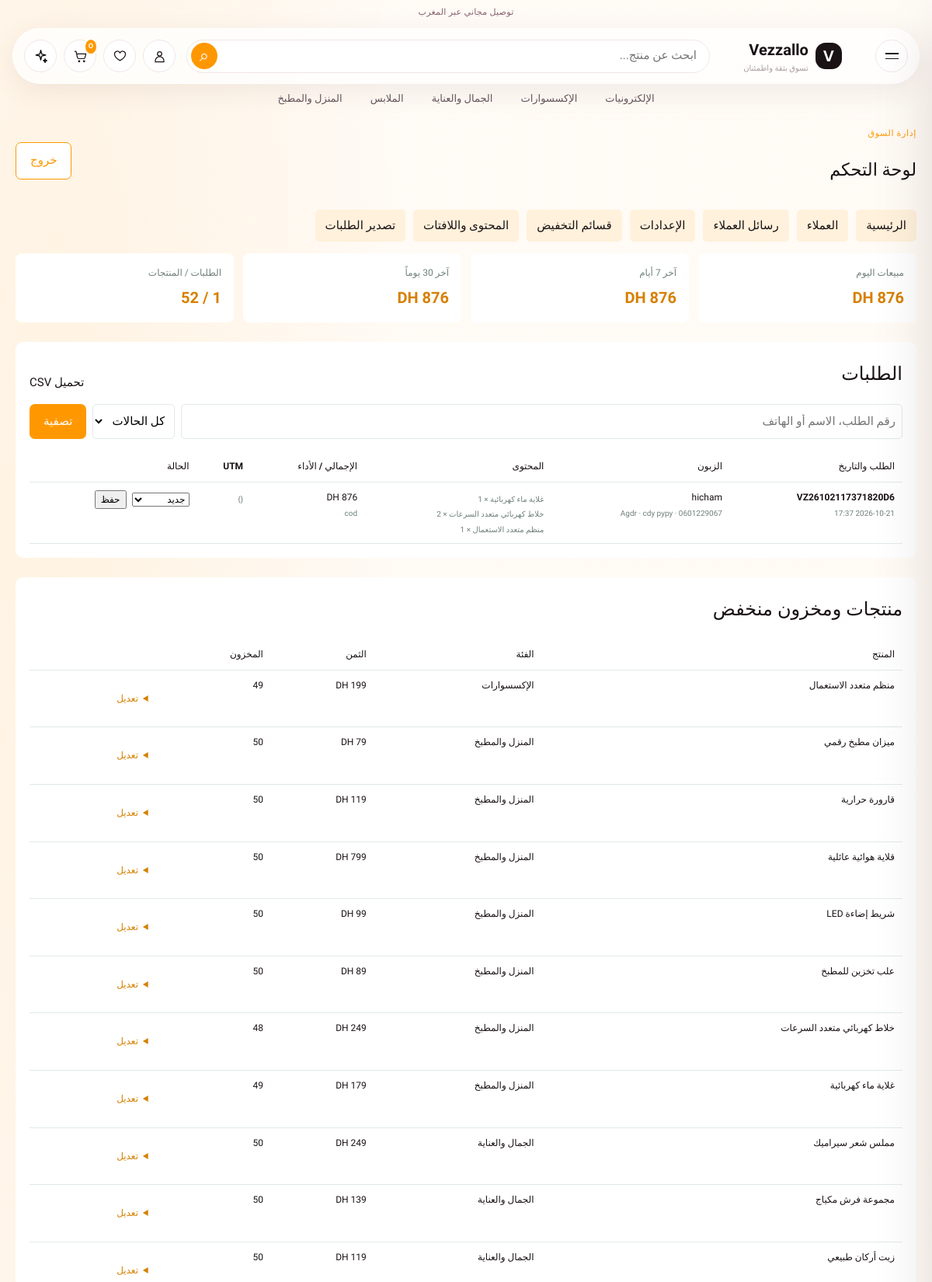
/admin (signed in, upper part), run on the app's committed database.
### app.py (models this page shows, shortened)
class StoreSetting(db.Model):
    key = db.Column(db.String(100), primary_key=True)
    value = db.Column(db.Text, default="")

class Category(db.Model):
    id = db.Column(db.Integer, primary_key=True)
    name = db.Column(db.String(80), unique=True, nullable=False)
    slug = db.Column(db.String(100), unique=True, nullable=False, default="")
    name_ar = db.Column(db.String(120), nullable=False)
    name_fr = db.Column(db.String(120), default="")
    icon = db.Column(db.String(24), default="✦")
    image_url = db.Column(db.String(500), default="/static/placeholder.png")
    sort_order = db.Column(db.Integer, default=0)
    products = db.relationship("Product", backref="category", lazy=True)

class Order(db.Model):
    id = db.Column(db.Integer, primary_key=True)
    order_number = db.Column(db.String(32), unique=True, nullable=False)
    user_id = db.Column(db.Integer, db.ForeignKey("user.id"), nullable=True)
    full_name = db.Column(db.String(160), nullable=False)
    email = db.Column(db.String(180), default="")
    phone = db.Column(db.String(40), nullable=False)
    city = db.Column(db.String(100), nullable=False)
    address = db.Column(db.String(300), nullable=False)
    billing_address = db.Column(db.String(300), default="")
    subtotal = db.Column(db.Float, nullable=False)
    shipping_fee = db.Column(db.Float, nullable=False)
    total = db.Column(db.Float, nullable=False)
    coupon_code = db.Column(db.String(80), default="")
    discount = db.Column(db.Float, default=0)
    status = db.Column(db.String(30), default="new", nullable=False)
    payment_method = db.Column(db.String(40), default="cod")
    utm_json = db.Column(db.Text, default="{}")
    created_at = db.Column(db.DateTime, default=datetime.utcnow, nullable=False)
    items = db.relationship("OrderItem", backref="order", cascade="all, delete-orphan", lazy=True)

class OrderItem(db.Model):
    id = db.Column(db.Integer, primary_key=True)
    order_id = db.Column(db.Integer, db.ForeignKey("order.id"), nullable=False)
    product_id = db.Column(db.Integer, db.ForeignKey("product.id"), nullable=True)
    product_name = db.Column(db.String(180), nullable=False)
    quantity = db.Column(db.Integer, nullable=False)
    unit_price = db.Column(db.Float, nullable=False)

class Product(db.Model):
    id = db.Column(db.Integer, primary_key=True)
    name = db.Column(db.String(180), nullable=False)
    slug = db.Column(db.String(200), unique=True, nullable=False, default="")
    name_fr = db.Column(db.String(180), default="")
    description = db.Column(db.Text, nullable=False)
    description_fr = db.Column(db.Text, default="")
    price = db.Column(db.Float, nullable=False)
    old_price = db.Column(db.Float, default=0)
    stock = db.Column(db.Integer, default=0)
    sku = db.Column(db.String(80), unique=True, default="")
    seller = db.Column(db.String(150), default="")
    image_url = db.Column(db.String(600), nullable=False, default="/static/placeholder.png")
    images_json = db.Column(db.Text, default="[]")
    badge = db.Column(db.String(80), default="")
    rating = db.Column(db.Float, default=4.7)
    reviews = db.Column(db.Integer, default=0)
    category_id = db.Column(db.Integer, db.ForeignKey("category.id"), nullable=False)
    is_active = db.Column(db.Boolean, default=True, nullable=False)
    is_featured = db.Column(db.Boolean, default=False, nullable=False)
    is_deal = db.Column(db.Boolean, default=False, nullable=False)
    is_trending = db.Column(db.Boolean, default=False, nullable=False)
    is_new = db.Column(db.Boolean, default=False, nullable=False)
    created_at = db.Column(db.DateTime, default=datetime.utcnow, nullable=False)
    @property
    def images(self):
        try:
            values = json.loads(self.images_json or "[]")
        except (TypeError, json.JSONDecodeError):
            values = []
        return [self.image_url] + [image for image in values if image and image != self.image_url]

### app.py (the view)
@app.get("/admin")
@admin_required
def admin_dashboard():
    now = datetime.utcnow()
    today = now.replace(hour=0, minute=0, second=0, microsecond=0)
    week = now - timedelta(days=7)
    month = now - timedelta(days=30)
    revenue = lambda start: db.session.query(func.coalesce(func.sum(Order.total), 0)).filter(
        Order.created_at >= start, Order.status != "cancelled").scalar()
    status = request.args.get("status", "").strip()
    search = request.args.get("q", "").strip()
    orders_query = Order.query
    if status in ORDER_STATUSES:
        orders_query = orders_query.filter_by(status=status)
    if search:
        like = f"%{search}%"
        orders_query = orders_query.filter(or_(Order.order_number.ilike(like),
                                               Order.full_name.ilike(like), Order.phone.ilike(like)))
    orders = orders_query.order_by(Order.created_at.desc()).limit(100).all()
    products = Product.query.order_by(Product.created_at.desc()).all()
    low_stock = Product.query.filter(Product.stock < 5).order_by(Product.stock).limit(10).all()
    top = db.session.query(OrderItem.product_name, func.sum(OrderItem.quantity).label("units")).group_by(
        OrderItem.product_name).order_by(text("units DESC")).limit(5).all()
    return render_template("admin.html", orders=orders, products=products,
                           categories=Category.query.order_by(Category.sort_order).all(),
                           statuses=ORDER_STATUSES, status_labels=STATUS_LABELS,
                           low_stock=low_stock, top_products=top,
                           sales_today=revenue(today), sales_week=revenue(week), sales_month=revenue(month),
                           search=search, selected_status=status)

### templates/admin.html (shortened to what this page needs)
{% extends "base.html" %}
{% block content %}
<section class="container admin-page"><header class="admin-header"><div><span class="section-kicker">إدارة السوق</span><h1>لوحة التحكم</h1></div><form method="post" action="{{ url_for('admin_logout') }}"><input type="hidden" name="_csrf_token" value="{{ csrf_token() }}"><button class="button button-outline">خروج</button></form></header>
<nav class="admin-nav"><a href="{{ url_for('admin_dashboard') }}">الرئيسية</a><a href="{{ url_for('admin_customers') }}">العملاء</a><a href="{{ url_for('admin_messages') }}">رسائل العملاء</a><a href="{{ url_for('admin_settings') }}">الإعدادات</a><a href="{{ url_for('admin_coupons') }}">قسائم التخفيض</a><a href="{{ url_for('admin_content') }}">المحتوى واللافتات</a><a href="{{ url_for('export_orders') }}">تصدير الطلبات</a></nav>
<div class="admin-stats"><div><span>مبيعات اليوم</span><b>{{ sales_today|money }} DH</b></div><div><span>آخر 7 أيام</span><b>{{ sales_week|money }} DH</b></div><div><span>آخر 30 يوماً</span><b>{{ sales_month|money }} DH</b></div><div><span>الطلبات / المنتجات</span><b>{{ orders|length }} / {{ products|length }}</b></div></div>
<section class="admin-section"><div class="section-heading"><h2>الطلبات</h2><a href="{{ url_for('export_orders') }}">تحميل CSV</a></div><form class="admin-filters" method="get"><input type="search" name="q" value="{{ search }}" placeholder="رقم الطلب، الاسم أو الهاتف"><select name="status"><option value="">كل الحالات</option>{% for status in statuses %}<option value="{{ status }}" {% if selected_status == status %}selected{% endif %}>{{ status_labels[status] }}</option>{% endfor %}</select><button class="button button-primary">تصفية</button></form><div class="admin-table-wrap"><table class="admin-table"><thead><tr><th>الطلب والتاريخ</th><th>الزبون</th><th>المحتوى</th><th>الإجمالي / الأداء</th><th>UTM</th><th>الحالة</th></tr></thead><tbody>{% for order in orders %}<tr><td><a href="{{ url_for('print_order', order_id=order.id) }}"><b>{{ order.order_number }}</b></a><small>{{ order.created_at.strftime('%Y-%m-%d %H:%M') }}</small></td><td>{{ order.full_name }}<small>{{ order.phone }} · {{ order.city }} · {{ order.address }}</small></td><td>{% for item in order.items %}<small>{{ item.product_name }} × {{ item.quantity }}</small>{% endfor %}</td><td>{{ order.total|money }} DH<small>{{ order.payment_method }}</small></td><td><small>{{ order.utm_json }}</small></td><td><form method="post" action="{{ url_for('update_order_status', order_id=order.id) }}"><input type="hidden" name="_csrf_token" value="{{ csrf_token() }}"><select name="status">{% for status in statuses %}<option value="{{ status }}" {% if order.status == status %}selected{% endif %}>{{ status_labels[status] }}</option>{% endfor %}</select><button>حفظ</button></form></td></tr>{% else %}<tr><td colspan="6">لا توجد طلبات حتى الآن.</td></tr>{% endfor %}</tbody></table></div></section>
<section class="admin-section"><div class="section-heading"><h2>منتجات ومخزون منخفض</h2></div><div class="admin-table-wrap"><table class="admin-table"><thead><tr><th>المنتج</th><th>الفئة</th><th>الثمن</th><th>المخزون</th><th></th></tr></thead><tbody>{% for product in products %}<tr><td>{{ product.name }}</td><td>{{ product.category.name_ar }}</td><td>{{ product.price|money }} DH</td><td>{{ product.stock }}</td><td><details><summary>تعديل</summary></details></td></tr>{% endfor %}</tbody></table></div></section>
<section class="admin-section"><h2>المنتجات الأكثر مبيعاً</h2>{% for product_name, units in top_products %}<p>{{ product_name }} · {{ units }} وحدة</p>{% else %}<p>لا توجد مبيعات بعد.</p>{% endfor %}</section></section>{% endblock %}

### templates/base.html (shortened to what this page needs)
<!doctype html>
<html lang="{{ 'ar' if request.endpoint and request.endpoint.startswith('admin') else language }}" dir="{{ 'rtl' if language == 'ar' or (request.endpoint and request.endpoint.startswith('admin')) else 'ltr' }}">
<head>
  <link rel="stylesheet" href="{{ url_for('static', filename='style.css') }}">
  <link rel="stylesheet" href="{{ url_for('static', filename='marketplace.css') }}">
  <link rel="stylesheet" href="{{ url_for('static', filename='premium.css') }}">
</head>
<body style="--store-primary: {{ theme_primary }}; --teal: {{ theme_primary }}; --teal-dark: color-mix(in srgb, {{ theme_primary }} 84%, black); --premium-accent: {{ theme_accent }}; --premium-paper: {{ theme_background }}; --premium-accent-soft: color-mix(in srgb, {{ theme_accent }} 14%, white)">
  <div class="announcement">{{ store_setting('announcement_fr', 'Livraison gratuite partout au Maroc') if language == 'fr' else store_setting('announcement', 'توصيل مجاني إلى جميع أنحاء المغرب') }}</div>
  <header class="premium-header">
    <div class="premium-header-inner">
      <button class="mobile-menu-toggle" id="menu-toggle" type="button" aria-label="{{ 'Ouvrir le menu' if language == 'fr' else 'فتح القائمة' }}" aria-expanded="false" aria-controls="nav-bar">
        <span></span><span></span>
      </button>
      <a class="brand premium-brand" href="{{ url_for('index') }}">
        {% if store_setting('logo_url') %}<img class="brand-logo" src="{{ store_setting('logo_url') }}" alt="{{ store_name }}">{% else %}<span class="brand-mark">V</span>{% endif %}
        <span>{{ store_name }}<small>{{ 'Achetez en toute confiance' if language == 'fr' else 'تسوق بثقة واطمئنان' }}</small></span>
      </a>
      <form class="header-search" action="{{ url_for('index') }}" data-search-form>
        <input id="header-search-input" name="q" type="search" autocomplete="off" placeholder="{{ 'Rechercher un produit...' if language == 'fr' else 'ابحث عن منتج...' }}" value="{{ search|default('') }}">
        <button type="submit" aria-label="{{ t('search') }}">⌕</button>
      </form>
      <div class="header-actions premium-actions">
        <a class="icon-button header-account-link" href="{{ url_for('account') if current_user.is_authenticated else url_for('account_login') }}" aria-label="{{ t('account') }}">
          <svg viewBox="0 0 24 24" aria-hidden="true"><circle cx="12" cy="8" r="3.5"/><path d="M5 21v-1.5a7 7 0 0 1 14 0V21Z"/></svg>
        </a>
        <a class="icon-button header-wishlist-link" href="{{ (url_for('account') ~ '#wishlist') if current_user.is_authenticated else url_for('account_login') }}" aria-label="{{ 'Favoris' if language == 'fr' else 'المفضلة' }}">
          <svg viewBox="0 0 24 24" aria-hidden="true"><path d="M20.8 8.8c0 5.2-8.8 10-8.8 10s-8.8-4.8-8.8-10A4.6 4.6 0 0 1 12 6.5a4.6 4.6 0 0 1 8.8 2.3Z"/></svg>
        </a>
        <a class="icon-button" href="{{ url_for('cart') }}" aria-label="{{ t('cart') }}">
          <svg viewBox="0 0 24 24" aria-hidden="true"><path d="M3 4h2l2.2 10.2a2 2 0 0 0 2 1.6h8.2a2 2 0 0 0 1.9-1.4L21 8H6"/><circle cx="10" cy="20" r="1"/><circle cx="18" cy="20" r="1"/></svg>
          <b class="cart-badge">{{ cart_count }}</b>
        </a>
        <button class="icon-button menu-trigger" id="search-toggle" type="button" aria-label="{{ t('search') }}">
          <svg viewBox="0 0 24 24" aria-hidden="true"><path d="m12 2 1.6 6.4L20 10l-6.4 1.6L12 18l-1.6-6.4L4 10l6.4-1.6L12 2Z"/><path d="m19 16 .8 2.2L22 19l-2.2.8L19 22l-.8-2.2L16 19l2.2-.8L19 16Z"/></svg>
        </button>
      </div>
    </div>
    <nav class="desktop-category-nav" aria-label="{{ 'Catégories' if language == 'fr' else 'التصنيفات' }}">
      {% for item in categories %}
      <a href="{{ url_for('index', category=item.slug) }}">{{ item.name_fr if language == 'fr' else {'beauty': 'الجمال والعناية', 'home': 'المنزل والمطبخ'}.get(item.slug, item.name_ar) }}</a>
      {% endfor %}
    </nav>
  </header>
  <main>{% block content %}{% endblock %}</main>
</body></html>

### data on the page
StoreSetting: value "توصيل مجاني عبر المغرب"
StoreSetting: value "Vezzallo"
Category: slug+name_ar "الإلكترونيات"
Category: slug+name_ar "الإكسسوارات"
Category: slug+name_ar "الجمال والعناية"
Category: slug+name_ar "الملابس"
Category: slug+name_ar "المنزل والمطبخ"
Order: order_number "VZ26102117371820D6", created_at "2026-10-21 17:37", full_name "hicham", city "Agdr", address "cdy pypy", payment_method "cod", utm_json "{}", status "جديد"
OrderItem: product_name "غلاية ماء كهربائية", quantity "1"
OrderItem: product_name "خلاط كهربائي متعدد السرعات", quantity "2"
OrderItem: product_name "منظم متعدد الاستعمال", quantity "1"
Product: name "منظم متعدد الاستعمال", category.name_ar "الإكسسوارات", stock "49"
Product: name "ميزان مطبخ رقمي", category.name_ar "المنزل والمطبخ", price "79", stock "50"
Product: name "قارورة حرارية", category.name_ar "المنزل والمطبخ", stock "50"
Product: name "قلاية هوائية عائلية", category.name_ar "المنزل والمطبخ", stock "50"
Product: name "شريط إضاءة LED", category.name_ar "المنزل والمطبخ", price "99", stock "50"
Product: name "علب تخزين للمطبخ", category.name_ar "المنزل والمطبخ", stock "50"
Product: name "خلاط كهربائي متعدد السرعات", category.name_ar "المنزل والمطبخ", stock "48"
Product: name "غلاية ماء كهربائية", category.name_ar "المنزل والمطبخ", stock "49"
Product: name "مملس شعر سيراميك", category.name_ar "الجمال والعناية", stock "50"
Product: name "مجموعة فرش مكياج", category.name_ar "الجمال والعناية", stock "50"
Product: name "زيت أركان طبيعي", category.name_ar "الجمال والعناية", stock "50"

### other printed values
{{ cart_count }} "0"
{{ products|length }} "52"
